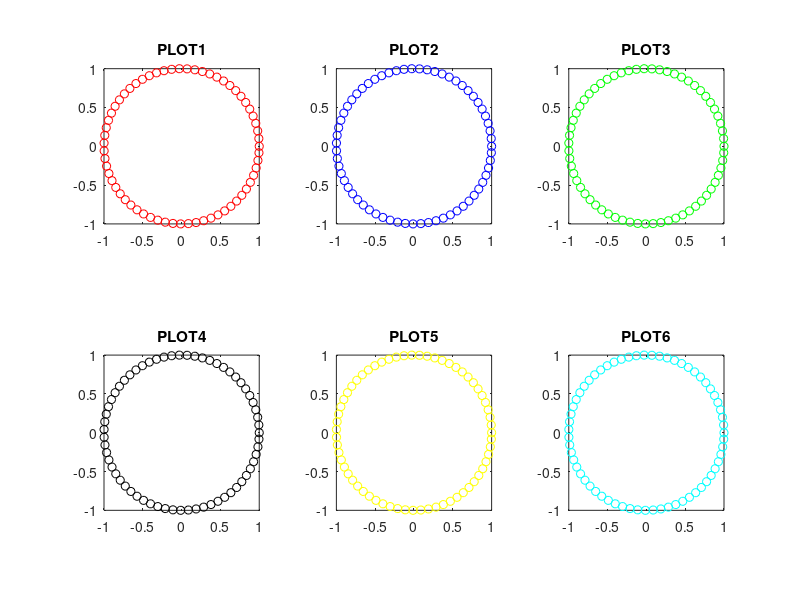

Reproduce this figure in MATLAB.
subplot(2,3,1)
% above numbers mean 2 rows 1 column 1st plot
theta = 0:0.1:2*pi;
r = 1;
x = r*cos(theta);
y = r*sin(theta);

plot(x,y,'or')
axis square
title PLOT1

subplot(2,3,2)
% above numbers mean 2 rows 1 column 2nd plot
theta = 0:0.1:2*pi;
r = 1;
x = r*cos(theta);
y = r*sin(theta);

plot(x,y,'ob')
axis square
title PLOT2

subplot(2,3,3)
% above numbers mean 2 rows 1 column 3rd plot
theta = 0:0.1:2*pi;
r = 1;
x = r*cos(theta);
y = r*sin(theta);

plot(x,y,'og')
axis square
title PLOT3

subplot(2,3,4)
% above numbers mean 2 rows 1 column 4th plot
theta = 0:0.1:2*pi;
r = 1;
x = r*cos(theta);
y = r*sin(theta);

plot(x,y,'ok')
axis square
title PLOT4

subplot(2,3,5)
% above numbers mean 2 rows 1 column 5th plot
theta = 0:0.1:2*pi;
r = 1;
x = r*cos(theta);
y = r*sin(theta);

plot(x,y,'oy')
axis square
title PLOT5

subplot(2,3,6)
% above numbers mean 2 rows 1 column 6th plot
theta = 0:0.1:2*pi;
r = 1;
x = r*cos(theta);
y = r*sin(theta);

plot(x,y,'oc')
axis square
title PLOT6

